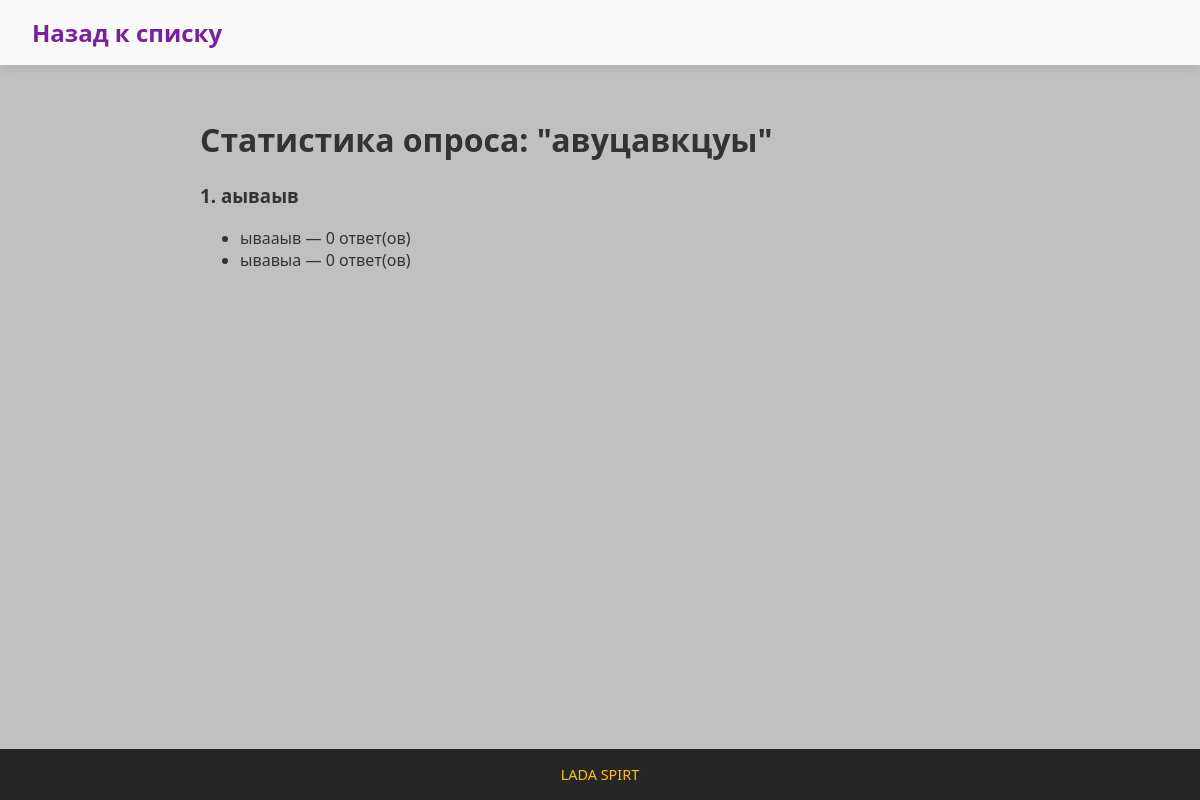
Screenshot of /survey/20/stats/ (signed in) with the database file from the repository.
### main/models.py (models this page shows, shortened)
class Survey(models.Model):
    title = models.CharField(max_length=255)
    description = models.TextField(blank=True)
    created_at = models.DateTimeField(auto_now_add=True)
    updated_at = models.DateTimeField(auto_now=True)
    class Meta:
        verbose_name = "Опрос"
        verbose_name_plural = "Опросы"

class Question(models.Model):
    QUESTION_TYPES = (
        ('text', 'Текстовый ответ'),
        ('single_choice', 'Один вариант'),
        ('multiple_choice', 'Множественный выбор'),
    )
    survey = models.ForeignKey(Survey, on_delete=models.CASCADE)
    text = models.TextField()
    question_type = models.CharField(max_length=20, choices=QUESTION_TYPES)
    is_required = models.BooleanField(default=False)
    class Meta:
        verbose_name = "Вопрос"
        verbose_name_plural = "Вопросы"

class AnswerOption(models.Model):
    question = models.ForeignKey(Question, on_delete=models.CASCADE)
    text = models.TextField()
    class Meta:
        verbose_name = "Вариант ответа"
        verbose_name_plural = "Варианты ответов"

### main/views.py (the view)
# urls.py: path('survey/<int:survey_id>/stats/', views.survey_stats, name='survey_stats'),
@login_required
def survey_stats(request, survey_id):
    survey = get_object_or_404(Survey, id=survey_id)
    questions = survey.question_set.prefetch_related('answeroption_set')
    stats = []
    for question in questions:
        if question.question_type == 'text':
            answers = Response.objects.filter(question=question).values_list('text_answer', flat=True)
            stats.append({
                'question': question,
                'type': 'text',
                'answers': list(answers)
            })
        else:
            options = question.answeroption_set.all()
            data = []
            for option in options:
                count = Response.objects.filter(question=question, selected_options=option).count()
                data.append((option.text, count))
            stats.append({
                'question': question,
                'type': 'choice',
                'data': data
            })
    return render(request, 'main/survey_stats.html', {
        'survey': survey,
        'stats': stats
    })

### main/templates/main/survey_stats.html (shortened to what this page needs)
<!DOCTYPE html>
<html lang="ru">
<head>
    {% load static %}
    <link rel="stylesheet" href="{% static 'main/css/styles.css' %}">
</head>
<body>
<header>
    <div>
        <a href="{% url 'index' %}">Назад к списку</a>
    </div>
</header>
<main class="creator-page">
    <h1>Статистика опроса: "{{ survey.title }}"</h1>
    {% for stat in stats %}
        <section style="margin-bottom: 2rem;">
            <h3>{{ forloop.counter }}. {{ stat.question.text }}</h3>
            {% if stat.type == 'text' %}
                <ul>
                    {% for answer in stat.answers %}
                        <li>{{ answer }}</li>
                    {% empty %}
                        <li><i>Нет ответов</i></li>
                    {% endfor %}
                </ul>
            {% elif stat.type == 'choice' %}
                <ul>
                    {% for option, count in stat.data %}
                        <li>{{ option }} — {{ count }} ответ(ов)</li>
                    {% endfor %}
                </ul>
            {% endif %}
        </section>
    {% endfor %}
</main>
<footer>
    <p>LADA SPIRT</p>
</footer>
</body>
</html>

### main/static/main/css/styles.css (style rules this page uses)
body { margin: 0; padding: 0; font-family: 'Segoe UI', Tahoma, Geneva, Verdana, sans-serif; background-color: #C0C0C0; color: #333; min-height: 100vh; display: flex; flex-direction: column; }
header { background-color: rgba(255, 255, 255, 0.9); box-shadow: 0 2px 10px rgba(0, 0, 0, 0.1); padding: 1rem 2rem; position: sticky; top: 0; z-index: 100; }
header div { display: flex; justify-content: space-between; align-items: center; max-width: 1200px; margin: 0 auto; }
header a { color: #7b1fa2; font-size: 1.5rem; font-weight: bold; text-decoration: none; transition: color 0.3s; }
main { flex: 1; padding: 2rem; max-width: 1200px; margin: 0 auto; width: 100%; }
footer { background-color: rgba(0, 0, 0, 0.8); color: white; text-align: center; padding: 1rem; margin-top: auto; }
footer p { margin: 0; font-size: 0.9rem; color: #ffc107; }
.creator-page { max-width: 800px; margin: 0 auto; padding: 2rem; }

### rows the page displays
Survey: title "авуцавкцуы"
Question: question.text "аываыв", data "0" "0"
AnswerOption: data "ывааыв"
AnswerOption: data "ывавыа"
